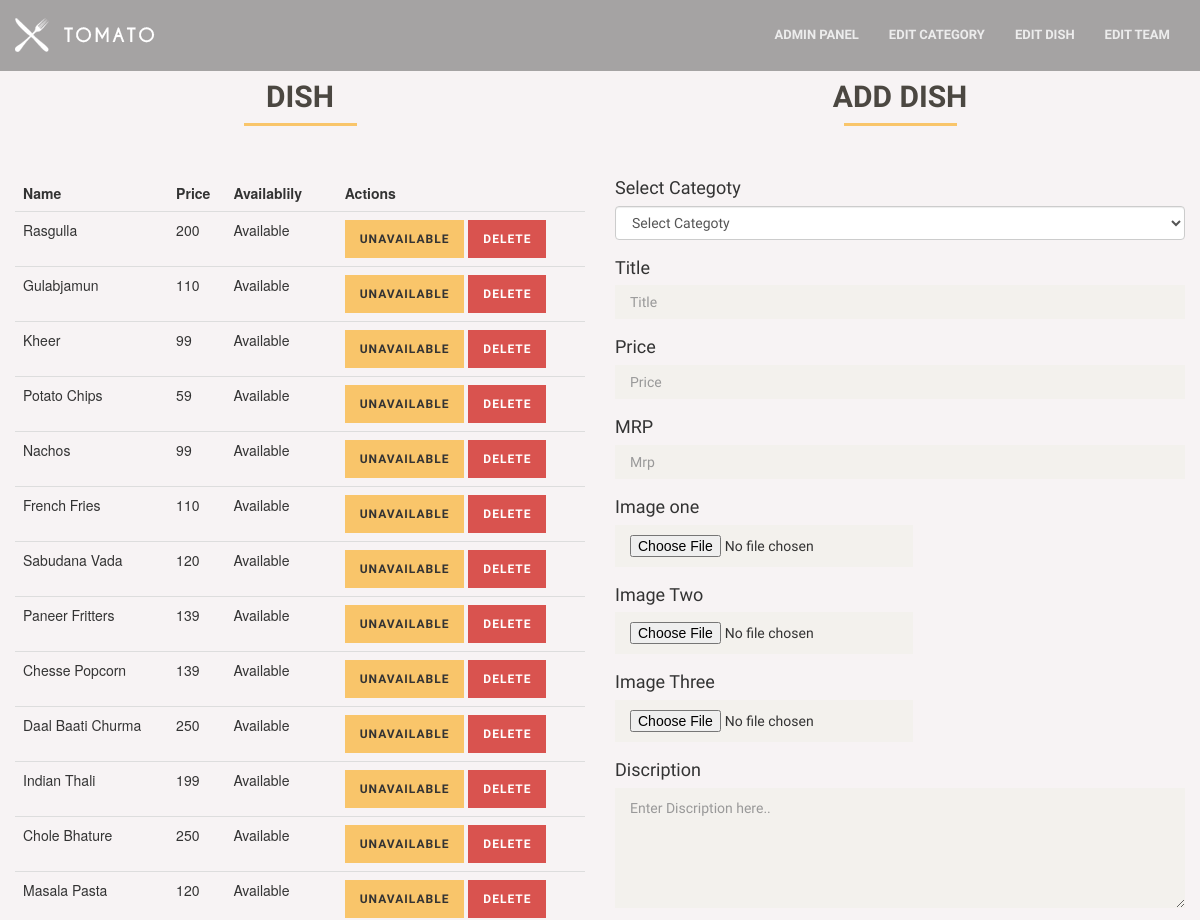
The page /management/editdish/ (upper part) on the database as committed earlier.
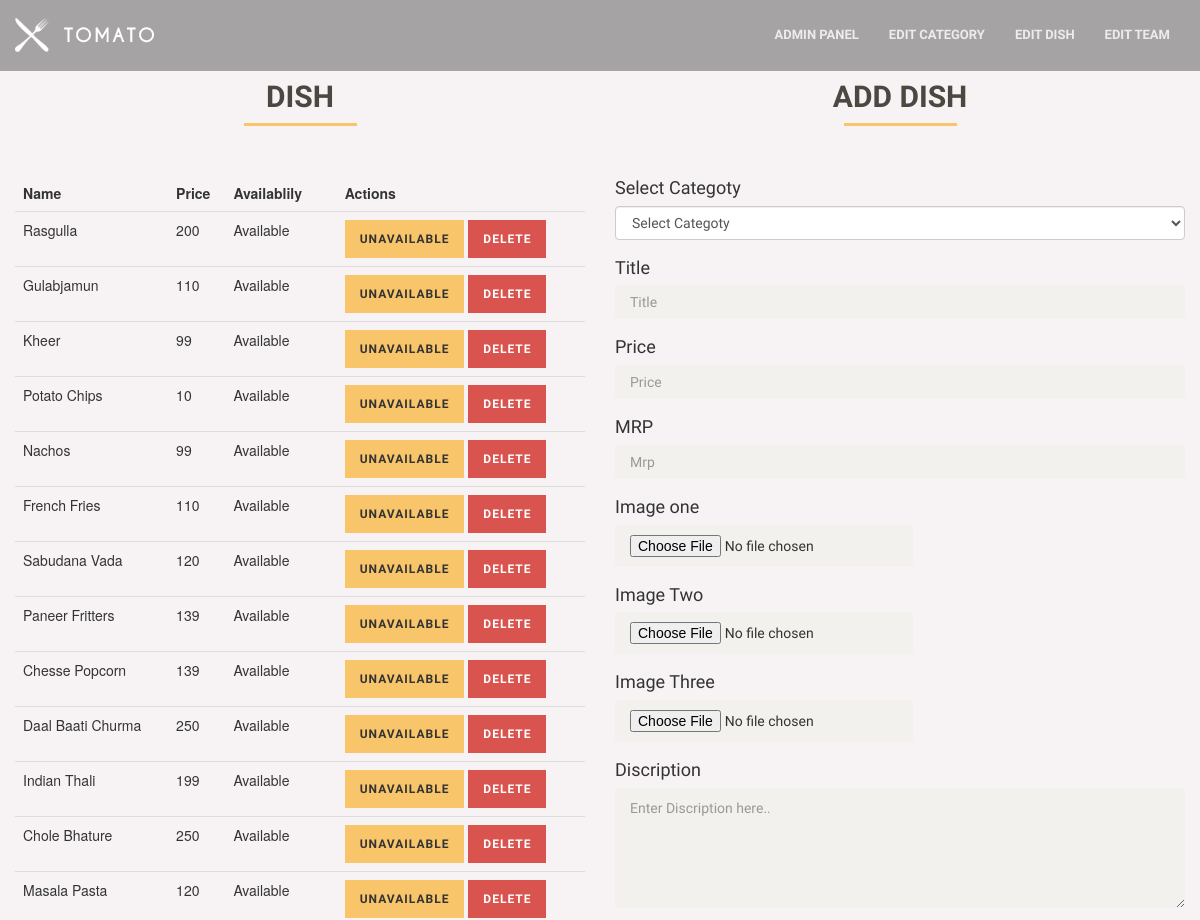
The same page on the database as committed later.
### management/models.py (models this page shows, shortened)
class Dish(models.Model):
    cat = models.ForeignKey(Category, on_delete=models.CASCADE)
    title = models.CharField(max_length=35, blank=True, null=True)
    price = models.IntegerField(blank=True, null=True)
    mrp = models.IntegerField(blank=True, null=True)
    img = models.FileField(blank=True, null=True)
    img1 = models.FileField(blank=True, null=True)
    img2 = models.FileField(blank=True, null=True)
    dis = models.TextField(blank=True, null=True)
    avail = models.BooleanField(blank=True, null=True ,default=True)

### management/views.py (the view, shortened to what this page needs)
# urls.py: path('editdish/', EditDish, name='editdish'),
def EditDish(request):
    dish = Dish.objects.all()
    cat = Category.objects.all()
    if 'avail' in request.POST:
        Dish.objects.filter(id = request.POST['avail']).update(avail = True)
    if 'unavail' in request.POST:
        Dish.objects.filter(id = request.POST['unavail']).update(avail = False)
    if 'delete' in request.POST:
        Dish.objects.filter(id = request.POST['delete']).delete()
    d={'cat':cat,'dish':dish}
    return render(request, 'editdish.html',d)

### templates/editdish.html (shortened to what this page needs)
{% extends 'base2.html' %}
{% block  body %}
{% load static %}
<div class="col-md-6">
    <div class="page-header">
        <h2>Dish</h2>
    </div>
    <table class="table">
        <thead>
            <tr>
                <th>Name</th>
                <th>Price</th>
                <th>Availablily</th>
                <th>Actions</th>
            </tr>
        </thead>
        <tbody>
            {% for i in dish %}
            <tr>
                <td>{{i.title}}</td>
                <td>{{i.price}}</td>
                {% if i.avail %}
                <td>Available</td>
                {% else %}
                <td>Not Available</td>
                {% endif %}
                <td>
                <form action="" method="post">
                {% if i.avail %}
                    <button type="submit" name='unavail' value="{{ i.id }}" class="btn btn-default btn-xs">Unavailable</button>
                {% else %}
                    <button type="submit" name='avail' value="{{ i.id }}" class="btn btn-success btn-xs">Available</button>
                {% endif %}
                    <button type="submit" name="delete" value="{{ i.id }}" class="btn btn-danger btn-xs">Delete</button>
                </form>
                </td>
            </tr>
            {% endfor %}
        </tbody>
    </table>
</div>
<div class="col-md-6">
    <div class="page-header">
        <h2>Add Dish</h2>
    </div>
    <form method='post' enctype="multipart/form-data">
        <div class="form-group">
            <label for="exampleInputEmail1">Select Categoty</label>
            <select class="form-control" name="cat" required>
                <option selected disabled>Select Categoty</option>
            </select>
        </div>
        <div class="form-group">
            <label for="exampleInputPassword1">Title</label>
            <input type="text" name='title' class="form-control" id="exampleInputPassword1" placeholder="Title">
        </div>
        <div class="form-group">
            <label for="exampleInputPassword1">Price</label>
            <input type="number" name='price' class="form-control" id="exampleInputPassword1" placeholder="Price">
        </div>
        <div class="form-group">
            <label for="exampleInputPassword1">MRP</label>
            <input type="text" name='mrp' class="form-control" id="exampleInputPassword1" placeholder="Mrp">
        </div>
        <div class="form-group">
            <label for="exampleInputFile">Image one</label>
            <input type="file" name='img' id="exampleInputFile">
        </div>
        <div class="form-group">
            <label for="exampleInputFile">Image Two</label>
            <input type="file" name='img1' id="exampleInputFile">
        </div>
        <div class="form-group">
            <label for="exampleInputFile">Image Three</label>
            <input type="file" name='img2' id="exampleInputFile">
        </div>
        <div class="form-group">
            <label for="exampleInputFile">Discription</label>
            <textarea class="form-control" name="dis" rows="5" cols="35" placeholder="Enter Discription here.."></textarea>
        </div>
    </form>
</div>
{% endblock %}

Rows that differ between the two databases and show on the page:
changed Dish "Potato Chips": price "59" → "10"
